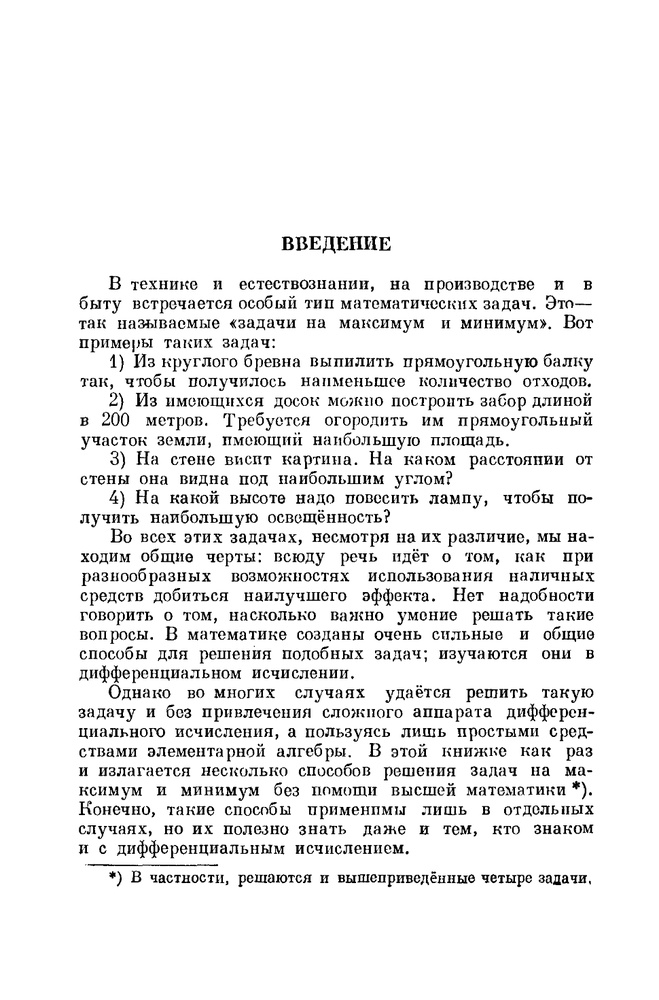
#> input picture REZ_3/source.jpeg, 659 x 1000 px, shrunk from 970 x 1471 before the run
$ python main.py
#> lines starting #> are read from the running program, lines starting #| are printed output that depends on the picture; after the words box and inside, x2 and y2 are one past the last pixel; in counts of white or black regions, pixels touching at a corner belong together
from collections import namedtuple
from typing import List, Callable
from copy import copy
import numpy as np
import cv2 as cv


INPUT_IMG = 'source.jpeg'       # исходное изображение
PROCESSED_IMG = 'interim.jpeg'  # обработанное изображение
OUTPUT_IMG = 'output.jpeg'      # исх. изображение с выделеными абзацами
MIN_HEIGHT = 5                  # минимальная высота строчки (пиксели)
MIN_FIRST_LINE_OFFSET = 30      # минимальный отступ первой строки
MIN_TITLE_SPACING = 20          # минимальный отступ после заголовка
LINE_THICKNESS = 2              # толщина линии выделяющей рамки
LINE_COLOR = (0, 0, 255)        # цвет этой линии (BGR)

# тип для выделения блока текста
Rectangle = namedtuple('Rectangle', list('xywh'))


def main():
    # чтение и обработка изображения для поиска контуров строк / слов
    img = cv.imread(INPUT_IMG)
#> img is the input picture: shape (1000, 659, 3); min 0, max 255, mean 236.4
    gray = cv.cvtColor(img, cv.COLOR_BGR2GRAY)
    blur = cv.blur(gray, (13, 3))
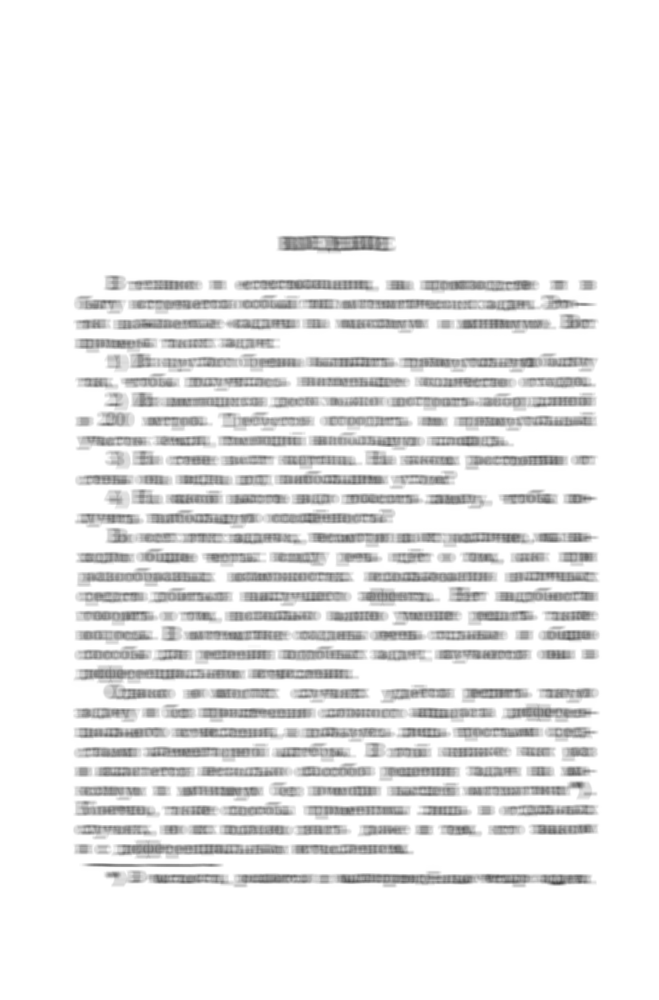
#> blur: shape (1000, 659); min 78, max 255, mean 236.4
    _, thresh = cv.threshold(blur, 200, 255, cv.THRESH_BINARY_INV)
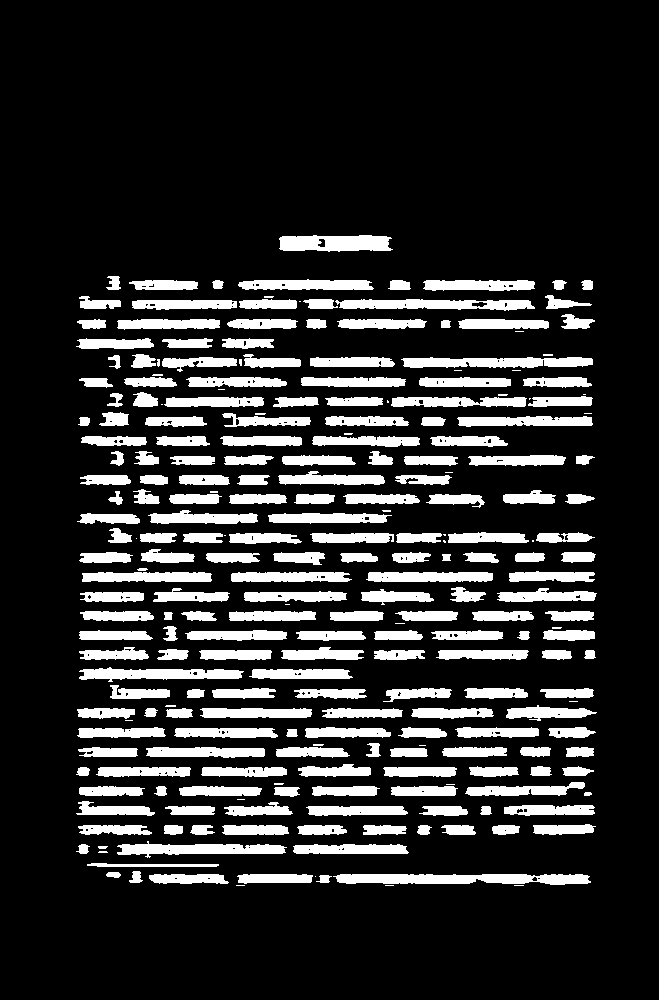
#> thresh: shape (1000, 659); 17.2% white; 254 white regions (36 under 20 px), largest, box (x1, y1, x2, y2) and area: (333, 874, 591, 885) 2285, (401, 357, 593, 368) 1689, (335, 299, 535, 311) 1672
    kernel = np.ones((1, 31), dtype='uint8')
    dilate = cv.dilate(thresh, kernel, iterations=1)
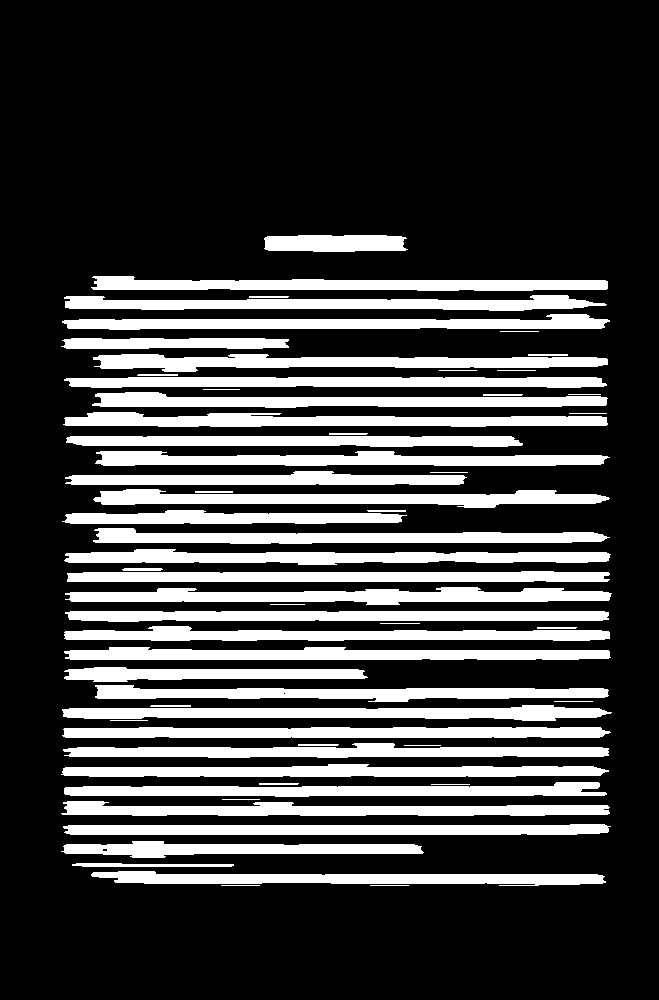
#> dilate: shape (1000, 659); 24.9% white; 61 white regions

    # поиск контуров и рамок (блоков)
    contours = cv.findContours(dilate, cv.RETR_EXTERNAL,
                               cv.CHAIN_APPROX_SIMPLE)[0]
#> contours = 61 contours, 16 with area under 20; largest, box (x1, y1, x2, y2) and area: (65, 587, 612, 605) 5568, (64, 549, 611, 565) 5219, (62, 705, 612, 721) 5180, (93, 354, 608, 372) 5138, (63, 412, 608, 427) 5138
    assert len(contours) > 0, 'No contours found'
    dilate = cv.cvtColor(dilate, cv.COLOR_GRAY2BGR)
#> dilate: shape (1000, 659, 3); 24.9% white; 61 white regions, largest, box (x1, y1, x2, y2) and area: (65, 587, 612, 605) 6150, (64, 549, 611, 565) 5779, (62, 705, 612, 721) 5736
    cv.drawContours(dilate, contours, -1, color=LINE_COLOR,
                    thickness=LINE_THICKNESS)
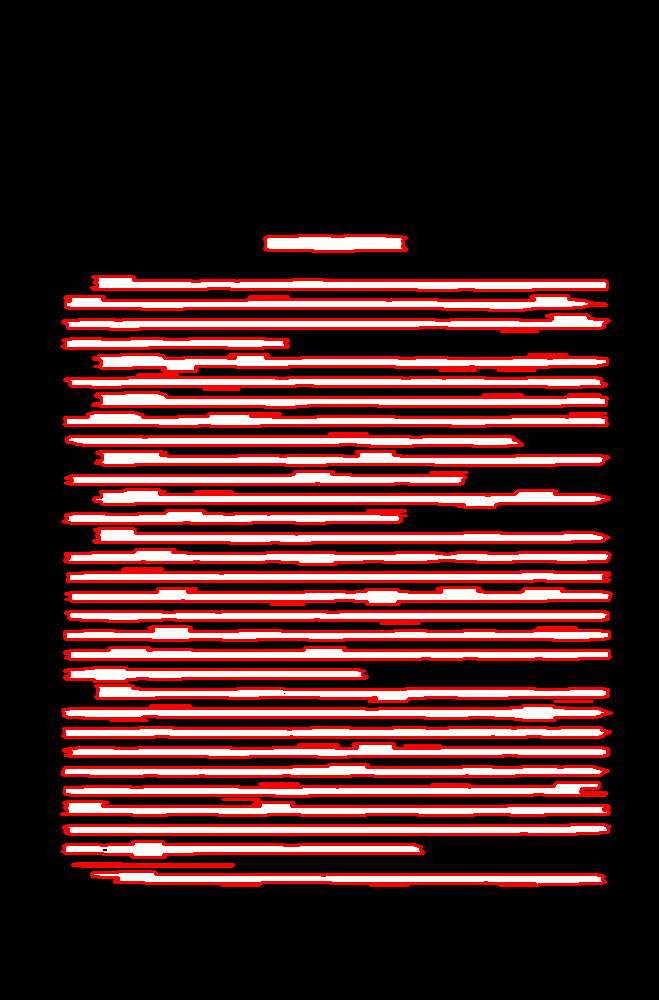
#> dilate: shape (1000, 659, 3); mean B, G, R 37.6, 37.6, 77
    # сохранение промежуточного изображения
    cv.imwrite(PROCESSED_IMG, dilate)

    rectangles = []
    for c in contours:
        x, y, w, h = cv.boundingRect(c)
        if h >= MIN_HEIGHT:
            rectangles.append(Rectangle(x, y, w, h))
#> this loop made 61 passes
#> (x, y, w, h) on passes 3, 4, 5, 6, 7, 11, 12, 15, 16, 18, 21, 22: (91, 871, 515, 15), (72, 863, 162, 4), (61, 841, 363, 17), (63, 824, 548, 11), (61, 801, 549, 15), (64, 782, 543, 15), (61, 764, 548, 13), (63, 743, 546, 15), (62, 727, 549, 11), (62, 705, 550, 16), (95, 685, 514, 17), (64, 667, 304, 15)
#> (c, x, y, w, h) on passes 1, 2, 8, 9, 10, 13: ([[370, 885], [408, 885]], 370, 885, 39, 1), ([[221, 885], [259, 885]], 221, 885, 39, 1), ([[222, 799], [259, 799]], 222, 799, 38, 1), ([[431, 784], [469, 784]], 431, 784, 39, 1), ([[259, 783], [259, 784], [297, 784], [298, 783]], 259, 783, 40, 2), ([[404, 745], [440, 745]], 404, 745, 37, 1)
#> after the loop, rectangles = 32 items, first 6: (91, 871, 515, 15), (61, 841, 363, 17), (63, 824, 548, 11), (61, 801, 549, 15), (64, 782, 543, 15), (61, 764, 548, 13)
    # сортировка по верхней границе
    rectangles = sorted(rectangles, key=lambda r: r.y)
#> rectangles = 32 items, first 6: (264, 235, 144, 17), (91, 276, 517, 15), (64, 295, 543, 16), (62, 314, 548, 16), (61, 338, 228, 11), (93, 354, 515, 18)

    # объединение блоков в строки
    rectangles = group_rectangles(rectangles, same_line)
#> in group_rectangles, `r = copy(rectangles)`: r has the same summary as rectangles in main
#> in group_rectangles, `prev = r[0]`: prev = (264, 235, 144, 17)
#> the loop in group_rectangles, `for i in range(1, len(r)):` made 31 passes
#> prev on passes 1 to 12: (91, 276, 517, 15), (64, 295, 543, 16), (62, 314, 548, 16), (61, 338, 228, 11), (93, 354, 515, 18), (64, 377, 543, 11), (92, 392, 516, 16), (63, 412, 545, 15), (66, 436, 457, 11), (95, 451, 515, 15), (65, 471, 402, 14), (93, 489, 517, 19)
#> after the loop in group_rectangles, `for i in range(1, len(r)):`: output = 31 items, first 6: (264, 235, 144, 17), (91, 276, 517, 15), (64, 295, 543, 16), (62, 314, 548, 16), (61, 338, 228, 11), (93, 354, 515, 18)
    # объёдинение блоков в абзацы
    rectangles = group_rectangles(rectangles, same_paragraph)
#> the loop in group_rectangles (call 2), `for i in range(1, len(r)):` made 31 passes
#> (x in join, y in join, w in join, h in join) on passes 2, 3, 4, 6, 7, 8, 9, 11, 12, 13, 15, 16: (64, 276, 544, 35), (62, 276, 548, 54), (61, 276, 549, 73), (64, 354, 544, 34), (64, 354, 544, 54), (63, 354, 545, 73), (63, 354, 545, 93), (65, 451, 545, 34), (65, 451, 545, 57), (62, 451, 548, 73), (64, 528, 547, 37), (64, 528, 547, 54)
#> rectangles = [(264, 235, 144, 17), (61, 276, 549, 73), (63, 354, 545, 93), (62, 451, 548, 73), (64, 528, 548, 154), (61, 685, 551, 173), (91, 871, 515, 15)]

    # добавление рамок на исходное изображение + экспорт
    for r in rectangles:
        cv.rectangle(img, (r.x, r.y), (r.x + r.w, r.y + r.h),
                     LINE_COLOR, LINE_THICKNESS)
#> this loop made 7 passes
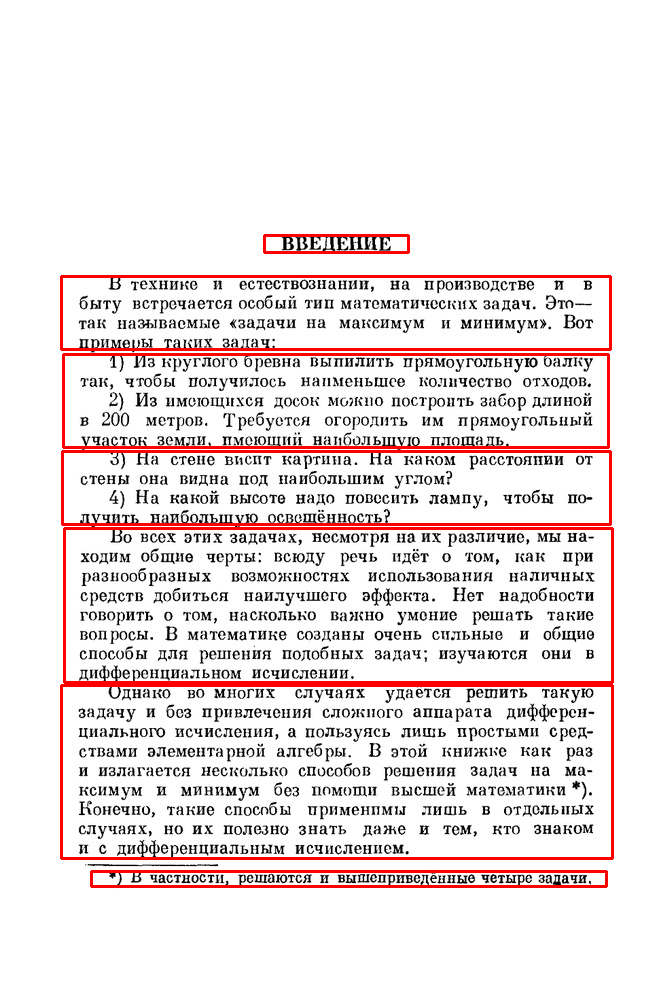
#> img: shape (1000, 659, 3); 3.64% of pixels changed, all inside (x1, y1, x2, y2) = (60, 234, 614, 888)
    cv.imwrite(OUTPUT_IMG, img)


def same_line(r1: Rectangle, r2: Rectangle) -> bool:
    """
    Проверяет, принадлежат ли два блока одной строке.
    """
    return min(r1.y + r1.h, r2.y + r2.h) >= max(r1.y, r2.y)


def same_paragraph(r1: Rectangle, r2: Rectangle) -> bool:
    """
    Проверяет, принадлежат ли два блока одному абзацу.
    """
    assert r2.y > r1.y
    if r2.y - (r1.y + r1.h) > MIN_TITLE_SPACING:
        return False
    return r2.x - r1.x < MIN_FIRST_LINE_OFFSET


def group_rectangles(rectangles: List[Rectangle],
                     to_join: Callable) -> List[Rectangle]:
    """
    Сгруппировать блоки в соответствии с условием.
    """
    assert len(rectangles) > 0
    r = copy(rectangles)  # не изменять исходный список
    prev = r[0]
    output = []
    for i in range(1, len(r)):
        if to_join(prev, r[i]):
            prev = join(prev, r[i])
        else:
            output.append(prev)
            prev = r[i]
    output.append(prev)
    return output


def join(r1: Rectangle, r2: Rectangle):
    """
    Объединить два блока.
    """
    x = min(r1.x, r2.x)
    y = min(r1.y, r2.y)
    w = max(r1.x + r1.w, r2.x + r2.w) - x
    h = max(r1.y + r1.h, r2.y + r2.h) - y
    return Rectangle(x, y, w, h)


if __name__ == '__main__':
    main()
